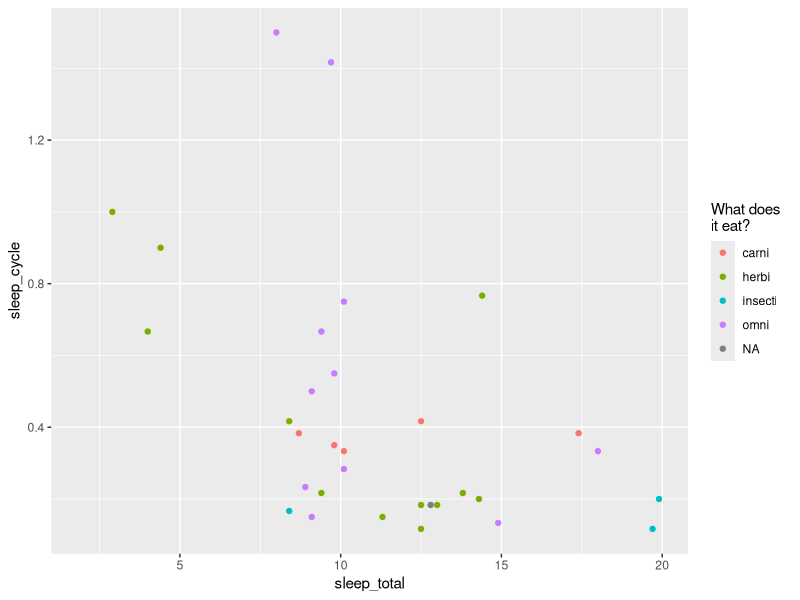
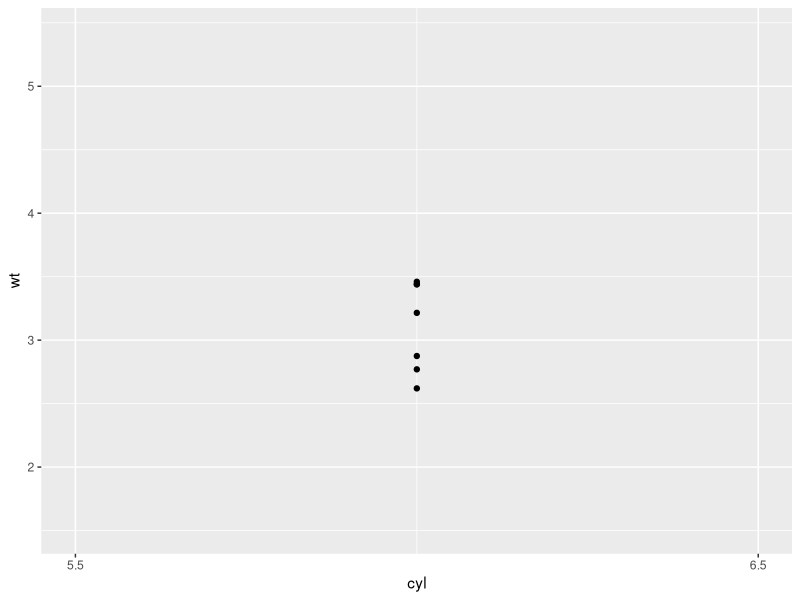
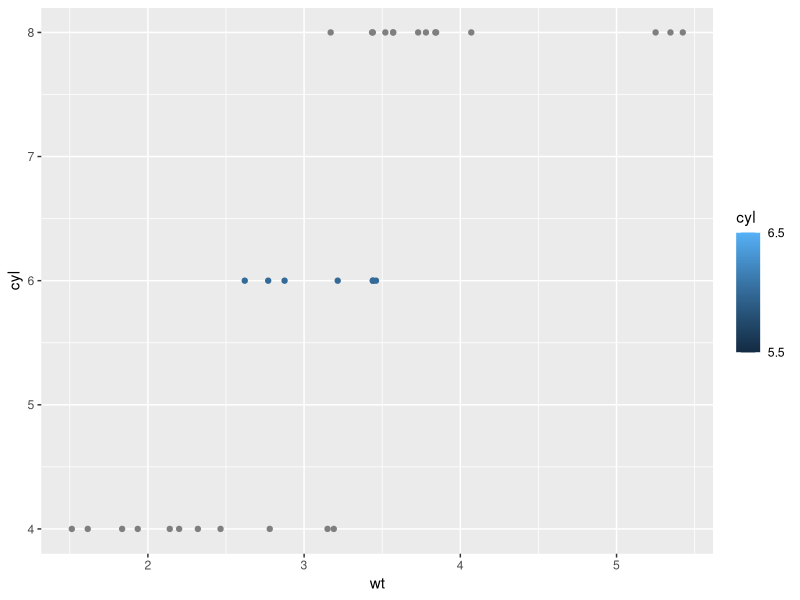
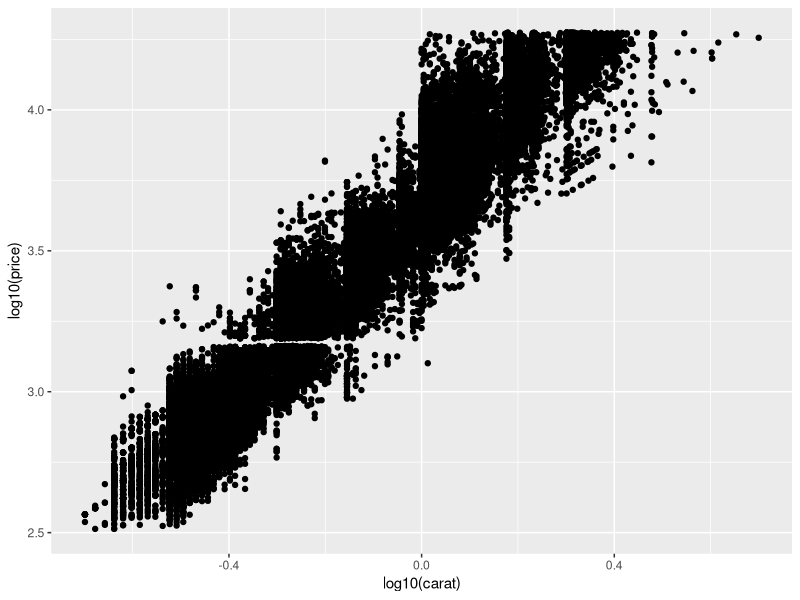
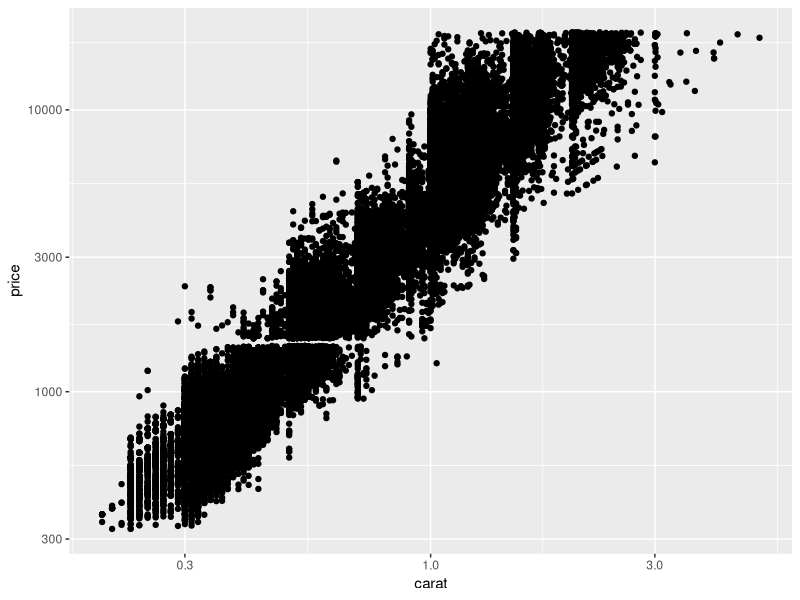
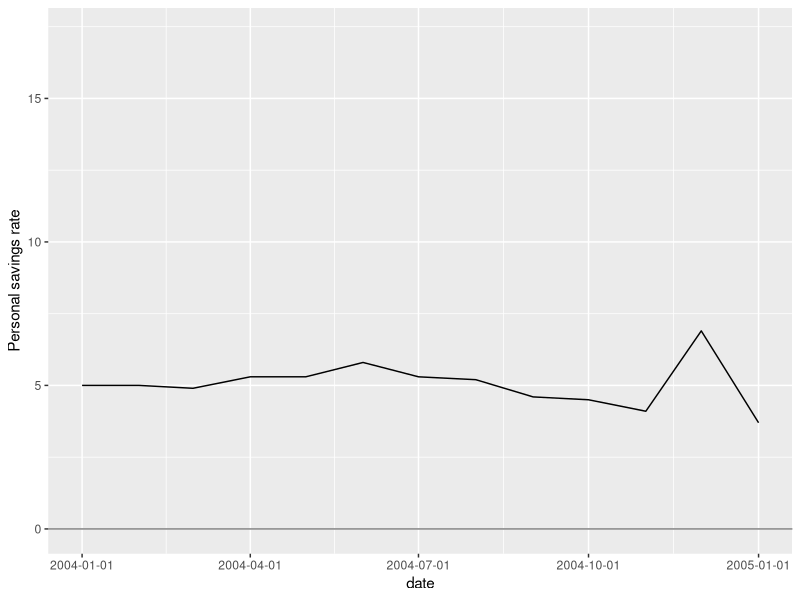
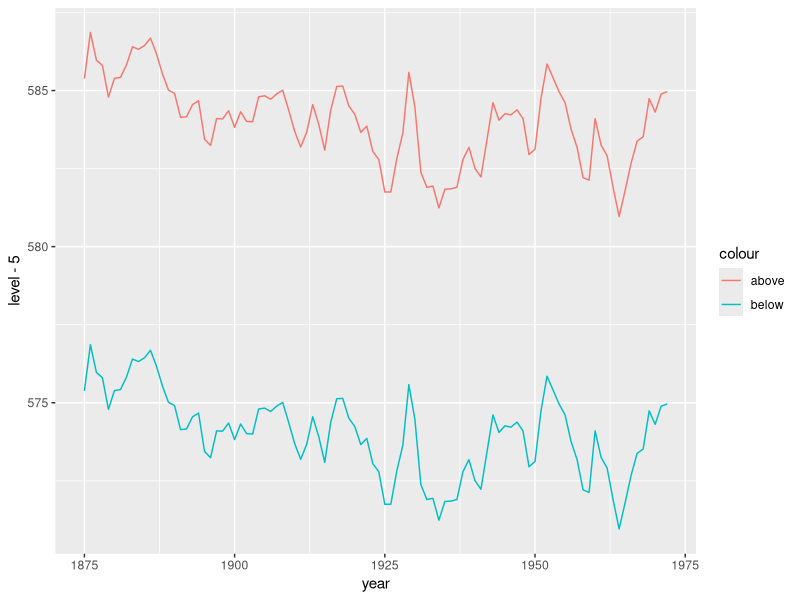
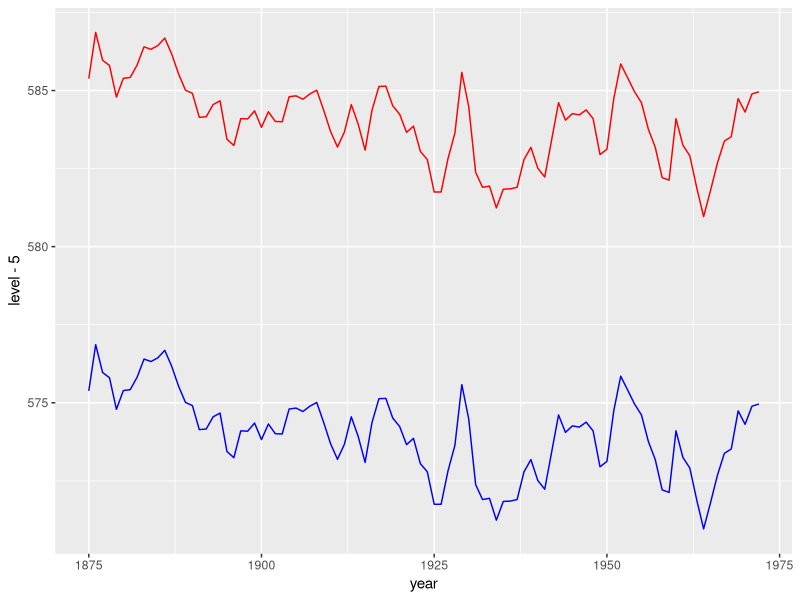

R code for these plots, in order:
#' ---
#' title: "Scales and Legends"
#' author: "Pavan Gurazada"
#' date: "January 2018"
#' output: html_document
#' ---

library(tidyverse)


#' *Scales* translate real life data into the aesthetic space. Hence, the inputs
#' are either discrete or continuos, which get mapped to parameters that R can
#' understand. The scales of a plot can also be discrete or continuos. There are
#' no explicit axis or legend tweaking functions in ggplot2. They are all
#' managed through the `scale_` family of functions.

ggplot(msleep, aes(x = sleep_total, y = sleep_cycle, color = vore)) +
  geom_point() +
  scale_color_hue(name = "What does \nit eat?")

#' `name` sets the label for the legend
#'
#' `labs()` is a convenient way to set the labels for the axes and the legend
#'
#' setting the `limits()` of the scale allows ggplot to skip the training phase
#'

ggplot(mtcars, aes(x = cyl, y = wt)) +
  geom_point() +
  scale_x_continuous(breaks = c(5.5, 6.5),
                     limits = c(5.5, 6.5))

ggplot(mtcars, aes(x = wt, y = cyl, color = cyl)) +
  geom_point() +
  scale_color_gradient(breaks = c(5.5, 6.5),
                       limits = c(5.5, 6.5))

#' Scale transformations are also very common and hence get their own shortcut
#' functions. For instance, the following plots are identical but the scale
#' labels are different

ggplot(diamonds, aes(x = log10(carat), log10(price))) +
  geom_point() 

ggplot(diamonds, aes(x = carat, y = price)) +
  geom_point() +
  scale_x_log10() +
  scale_y_log10()

#' Formatting date labels is also possible by tweaking the `date_labels` option

ggplot(economics, aes(x = date, y = psavert)) +
  geom_line() +
  geom_hline(yintercept = 0, colour = "grey50") +
  labs(y = "Personal savings rate") +
  scale_x_date(limits = as.Date(c("2004-01-01", "2005-01-01")),
               date_labels = "%Y-%m-%d")
  
huron <- data.frame(year = 1875:1972,
                    level = LakeHuron)

#' Reason what is wrong with this plot
ggplot(huron, aes(x= year)) +
  geom_line(aes(y = level - 5, color = "below")) +
  geom_line(aes(y = level + 5, color = "above"))

#' Reason what is wrong with this plot
ggplot(huron, aes(x= year)) +
  geom_line(aes(y = level - 5), color = "blue") +
  geom_line(aes(y = level + 5), color = "red")

#' This is a perfect plot. Pause for a moment and reason out why this is so
ggplot(huron, aes(x= year)) +
  geom_line(aes(y = level - 5, color = "below")) +
  geom_line(aes(y = level + 5, color = "above")) +
  scale_color_manual(name = "Direction",
                     values = c("below" = "blue", "above" = "red"))

